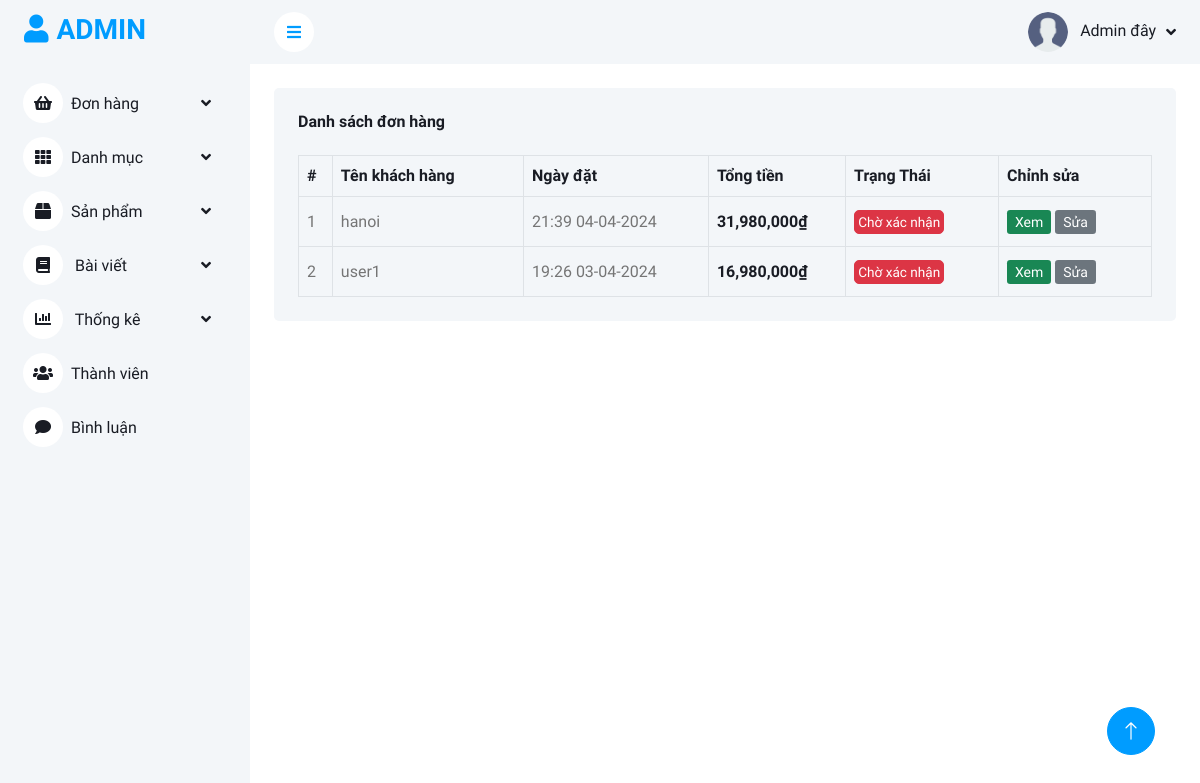
Page /admin/danh-sach-don-cho (signed in) on the committed database.
### tables this page shows
CREATE TABLE `orders` (
  `order_id` int(11) NOT NULL,
  `user_id` int(11) NOT NULL,
  `date` datetime NOT NULL DEFAULT current_timestamp(),
  `total` int(11) NOT NULL,
  `address` varchar(255) NOT NULL,
  `phone` varchar(10) NOT NULL,
  `note` text NOT NULL,
  `status` tinyint(1) NOT NULL DEFAULT 1
);

CREATE TABLE `users` (
  `user_id` int(11) NOT NULL,
  `username` varchar(100) NOT NULL COMMENT 'Tên đăng nhập',
  `password` varchar(255) NOT NULL,
  `full_name` varchar(255) NOT NULL COMMENT 'Họ tên',
  `image` varchar(255) NOT NULL,
  `email` varchar(255) NOT NULL,
  `phone` varchar(10) NOT NULL,
  `address` varchar(255) NOT NULL,
  `role` tinyint(1) NOT NULL DEFAULT 0 COMMENT '0 là khách hàng 1 là nhân viên',
  `active` tinyint(1) NOT NULL DEFAULT 1
);

### admin/models_admin/pdo_library.php (called while the page is built, shortened)
<?php
function pdo_query($sql){
    $sql_args = array_slice(func_get_args(), 1);
    try{
        $conn = pdo_get_connection();
        $stmt = $conn->prepare($sql);
        $stmt->execute($sql_args);
        $rows = $stmt->fetchAll();
        return $rows;
    }
    catch(PDOException $e){
        throw $e;
    }
    finally{
        unset($conn);
    }
}
?>

### admin/models_admin/OrderModel.php (called while the page is built, shortened)
<?php
    class OrderModel{
        public function select_orders_unconfirmed() {
            $sql = "
                    SELECT
                    orders.order_id,
                    orders.user_id,
                    orders.date AS order_date,
                    orders.total,
                    orders.address AS order_address,
                    orders.phone AS order_phone,
                    orders.note,
                    orders.status,
                    users.full_name,
                    users.email,
                    users.phone AS user_phone
                FROM
                    orders
                JOIN
                    users ON orders.user_id = users.user_id
                WHERE orders.status = 1
                ORDER BY orders.order_id DESC
            ";
            return pdo_query($sql);
        }
    }
?>

### admin/models_admin/BaseModel.php (called while the page is built, shortened)
<?php
    class BaseModel{
        public function date_format($date, $plus_day) {
            $datetime = new DateTime($date);
            return $formatted_date = $datetime->format('H:i d-m-Y');
        }
    }
    $BaseModel = new BaseModel();
?>

### admin/don-hang/unconfirmed.php (the view, shortened to what this page needs)
<?php
    $list_orders = $OrderModel->select_orders_unconfirmed();
?>
<div class="container-fluid pt-4 px-4">
    <div class="bg-light text-center rounded p-4">
        <div class="d-flex align-items-center justify-content-between mb-4">
            <h6 class="mb-0">Danh sách đơn hàng</h6>
        </div>
        <div class="table-responsive">
            <table class="table text-start align-middle table-bordered table-hover mb-0">
                <thead>
                    <tr class="text-dark">
                        <th scope="col">#</th>
                        <th scope="col">Tên khách hàng</th>
                        <th scope="col">Ngày đặt</th>
                        <th scope="col">Tổng tiền</th>
                        <th scope="col">Trạng Thái</th>
                        <th scope="col">Chỉnh sửa</th>
                    </tr>
                </thead>
                <tbody>
                    <?php
                    $i = 0;
                    foreach ($list_orders as $value) {
                        extract($value);
                        $i++;
                        $formatted_date = $BaseModel->date_format($order_date, '');
                        $order_status = '<a href="" class="btn btn-small btn-danger">Chờ xác nhận</a>';
                    ?>
                    <tr>
                        <td><?=$i?></td>
                        <td class="td-name">
                            <?=$full_name?>
                        </td>
                        <td class="td-date">
                            <?=$formatted_date?>
                        </td>
                        <td class="text-dark" style="font-weight: 600;">
                            <?=number_format($total)?>₫
                        </td>
                        <td class="td-responsive-2">
                            <?=$order_status?>
                        </td>
                        <td class="td-responsive-2">
                            <a class="btn-sm btn-success" href="index.php?quanli=cap-nhat-don-hang&id=<?=$order_id?>">Xem</a>
                            <a class="btn-sm btn-secondary" href="index.php?quanli=cap-nhat-don-hang&id=<?=$order_id?>">Sửa</a>
                        </td>
                    </tr>
                    <?php
                    }
                    ?>
                </tbody>
            </table>
        </div>
    </div>
</div>

### admin/public_admin/css/style.css (style rules this page uses)
:root { --primary: #007dcc; --light: #F3F6F9; --dark: #191C24; }
.btn { transition: .5s; }
.td-responsive-2 { min-width: 120px; max-width: 145px; }
.td-date { min-width: 145px; }
.td-name { min-width: 150px; }

### admin/public_admin/css/custom.css (style rules this page uses)
.btn-small { padding: .05rem 0.2rem; font-size: .85rem; }

### admin/don-hang/unconfirmed.php (style rules this page uses)
td { height: 50px; }

### rows in the picture
orders: user.full_name "hanoi", date "21:39 04-04-2024", total "31,980,000"
orders: user.full_name "user1", date "19:26 03-04-2024", total "16,980,000"
